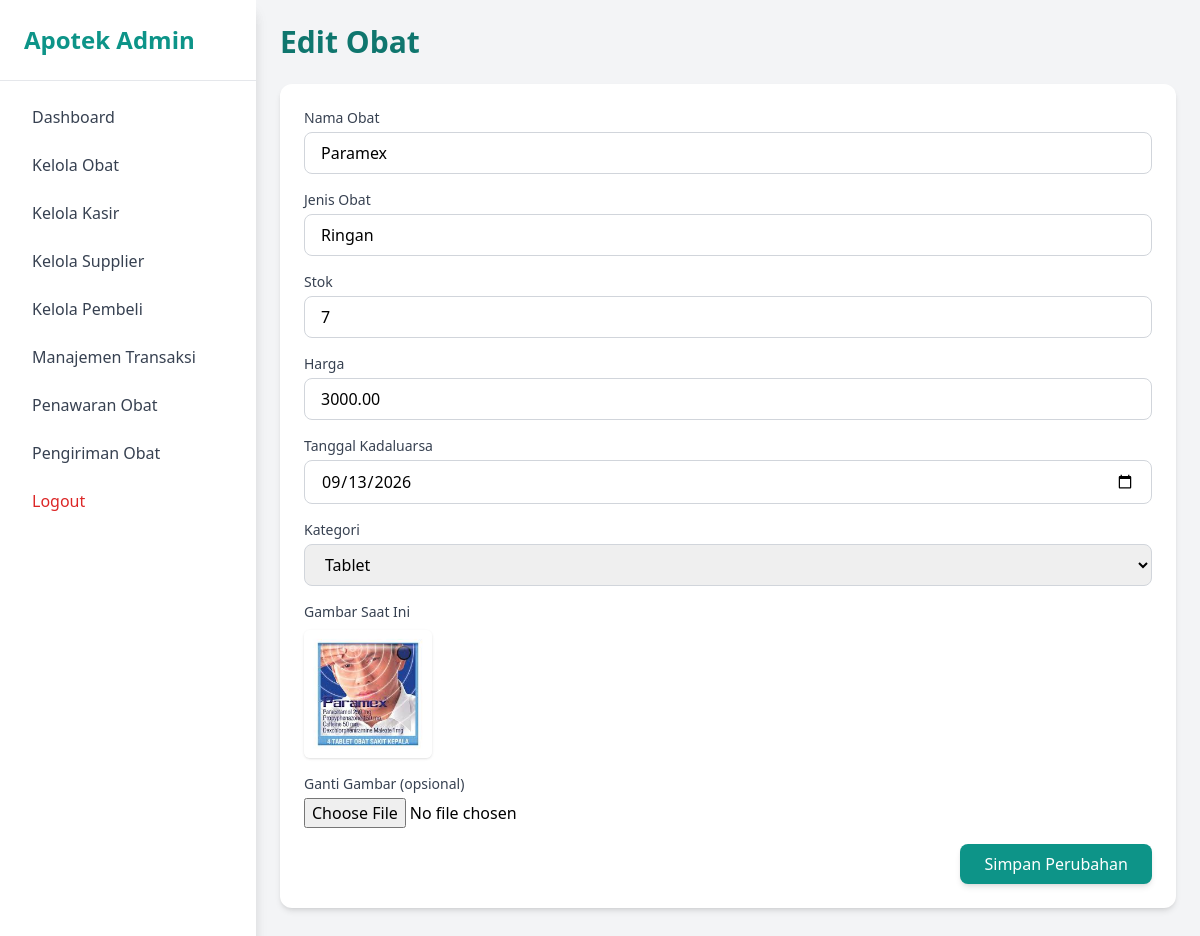
/admin/edit_obat.php?id=24 (signed in), run on the app's committed database.
### tables this page shows
CREATE TABLE `obat_222233` (
  `obat_id_222233` int(11) NOT NULL,
  `nama_obat_222233` varchar(255) NOT NULL,
  `jenis_obat_222233` varchar(100) NOT NULL,
  `stok_222233` int(11) NOT NULL,
  `harga_222233` decimal(10,2) NOT NULL,
  `tanggal_kadaluarsa_222233` date NOT NULL,
  `kategori_222233` enum('Tablet','Sirup','Kapsul','Salep','Obat Tetes','Injeksi') NOT NULL DEFAULT 'Tablet',
  `gambar_obat_222233` varchar(255) DEFAULT NULL
);

### admin/edit_obat.php (the view, shortened to what this page needs)
<?php
include '../koneksi.php';
include 'sidebar.php';
$obat_id = $_GET['id'];
$sql = "SELECT * FROM obat_222233 WHERE obat_id_222233 = '$obat_id'";
$result = $conn->query($sql);
$obat = $result->fetch_assoc();
?>
<!DOCTYPE html>
<html lang="id">
<head>
    <script src="https://cdn.tailwindcss.com"></script>
</head>
<body class="bg-gray-100 min-h-screen font-sans">
<?php include 'sidebar.php'; ?>
<div class="ml-64 p-6">
    <h1 class="text-3xl font-bold text-teal-700 mb-6">Edit Obat</h1>
<form method="POST" action="" enctype="multipart/form-data" class="bg-white p-6 rounded-xl shadow-md space-y-4">
        <div>
            <label for="nama_obat" class="block text-sm font-medium text-gray-700">Nama Obat</label>
            <input type="text" name="nama_obat" id="nama_obat" value="<?php echo htmlspecialchars($obat['nama_obat_222233']); ?>" required class="w-full px-4 py-2 mt-1 border border-gray-300 rounded-lg" placeholder="Nama obat">
        </div>
        <div>
            <label for="jenis_obat" class="block text-sm font-medium text-gray-700">Jenis Obat</label>
            <input type="text" name="jenis_obat" id="jenis_obat" value="<?php echo htmlspecialchars($obat['jenis_obat_222233']); ?>" required class="w-full px-4 py-2 mt-1 border border-gray-300 rounded-lg" placeholder="Jenis obat">
        </div>
        <div>
            <label for="stok" class="block text-sm font-medium text-gray-700">Stok</label>
            <input type="number" name="stok" id="stok" value="<?php echo htmlspecialchars($obat['stok_222233']); ?>" required class="w-full px-4 py-2 mt-1 border border-gray-300 rounded-lg" placeholder="Jumlah stok" min="1">
        </div>
        <div>
            <label for="harga" class="block text-sm font-medium text-gray-700">Harga</label>
            <input type="number" name="harga" id="harga" value="<?php echo htmlspecialchars($obat['harga_222233']); ?>" required class="w-full px-4 py-2 mt-1 border border-gray-300 rounded-lg" placeholder="Harga obat" min="0" step="0.01">
        </div>
        <div>
            <label for="tanggal_kadaluarsa" class="block text-sm font-medium text-gray-700">Tanggal Kadaluarsa</label>
            <input type="date" name="tanggal_kadaluarsa" id="tanggal_kadaluarsa" value="<?php echo htmlspecialchars($obat['tanggal_kadaluarsa_222233']); ?>" required class="w-full px-4 py-2 mt-1 border border-gray-300 rounded-lg">
        </div>
        <div>
            <label for="kategori" class="block text-sm font-medium text-gray-700">Kategori</label>
            <select name="kategori" id="kategori" required class="w-full px-4 py-2 mt-1 border border-gray-300 rounded-lg">
                <option value="Tablet" <?php echo ($obat['kategori_222233'] == 'Tablet') ? 'selected' : ''; ?>>Tablet</option>
            </select>
        </div>
        <div>
    <label class="block text-sm font-medium text-gray-700">Gambar Saat Ini</label>
    <img src="../uploads/<?php echo htmlspecialchars($obat['gambar_obat_222233']); ?>" alt="Gambar Obat" class="h-32 mt-2 rounded-md shadow">
</div>
<div>
    <label for="gambar" class="block text-sm font-medium text-gray-700">Ganti Gambar (opsional)</label>
    <input type="file" name="gambar" id="gambar" accept="image/*" class="w-full mt-1">
</div>
        <div class="flex justify-end">
            <button type="submit" class="bg-teal-600 hover:bg-teal-700 text-white px-6 py-2 rounded-lg shadow-md">
                Simpan Perubahan
            </button>
        </div>
    </form>
</div>
</body>
</html>

### data on the page
obat_222233: nama_obat "Paramex", jenis_obat "Ringan", stok "7", harga "3000.00", tanggal_kadaluarsa "09/13/2026", kategori "Tablet", gambar_obat_222233 (picture)
